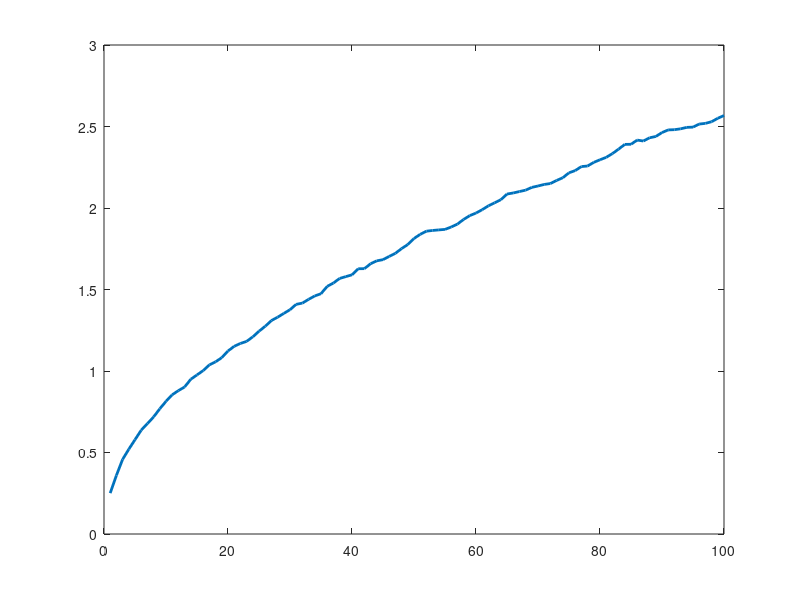

This chart was generated by the following MATLAB code:
% This Program is written to solve 1D SLAM Problem using Linear
% Least Square Approach. The Problem is designed in such a way that
% the robot travels in the hall way until it reaches the end. It is 
% certain about it's position when it starts (i.e. at position 0 when
% it starts)

%%
clc, clear 

%%%%%%%%%%%%%%%%%%%%%%%%%%%%%%%%%%%%%%%%%
% Parameters of the Environment and Robot
%%%%%%%%%%%%%%%%%%%%%%%%%%%%%%%%%%%%%%%%%

% Environment
length_hallway = 10;
landmarks = [2; 5; 8]; %Position of Landmarks
num_landmarks = length(landmarks);

% Robot
sensor_range = 0.5;
stdev_odometry = 0.1; % m/s
stdev_range = 0.01; % m

%%%%%%%%%%%%%%%%%%%%%%%%%%%%%%%%%%%%%%%%%%%%%%%%%%%%%%%%%%%%%%%
% Robot's "Ground Truth" Trajectory when it travels the hallway 
%%%%%%%%%%%%%%%%%%%%%%%%%%%%%%%%%%%%%%%%%%%%%%%%%%%%%%%%%%%%%%%

delta_t = 0.1; % time is discretized with a time-step of 0.1 seconds
v_robot = 0.1; % robot travels at a constant velocity of 0.1 m/s

t_terminal = length_hallway/v_robot; % time to reach the end of hall

t_vector = 0:delta_t:t_terminal; % time vector for robot's trajectory
x_vector = 0:v_robot*delta_t:length_hallway; % robot's true position in time
v_vector = ones(1,length(t_vector)).*v_robot; % robot's true velocity in time

num_states = length(x_vector); % number of discrete-time states in trajectory

%%%%%%%%%%%%%%%%%%%%%%%%%%%%%%%%%%%%%%%%%%%%%%%%%%%%%%%%%%
%------------    1D SLAM Calculation     -----------------
%%%%%%%%%%%%%%%%%%%%%%%%%%%%%%%%%%%%%%%%%%%%%%%%%%%%%%%%%%

Actual_x = zeros(size(x_vector)); % Position Estimate with Sensor Measurement
AE = zeros(1000,1001); % Absolute Error Vector

for N = 1:1000
    Actual_x(1,:) = 0; % Starting Position of Robot
    noise = stdev_odometry*randn(1,numel(x_vector)); % Zero Mean Gaussian 
                                                    % White Noise of Odometry Sensor 
    for i = 2:length(x_vector)
        Actual_x(i) = Actual_x(i-1) + (delta_t*v_robot) + noise(i);
    end    
    AE(N,:) = abs(x_vector - Actual_x);
end

MAE = sum(AE,1)/N;
Mean_A_Error = [];

for i = 1: length(x_vector)
     if mod(i,10) == 0
         Mean_A_Error = cat(2,Mean_A_Error,MAE(i));
     end
end

figure, xlabel('time   (s)'), ylabel('distance   (m)')
title('Mean Absolute Error for 1000 Trials without Landmarks')
plot(Mean_A_Error,'LineWidth', 2), xlim([0 100])




















